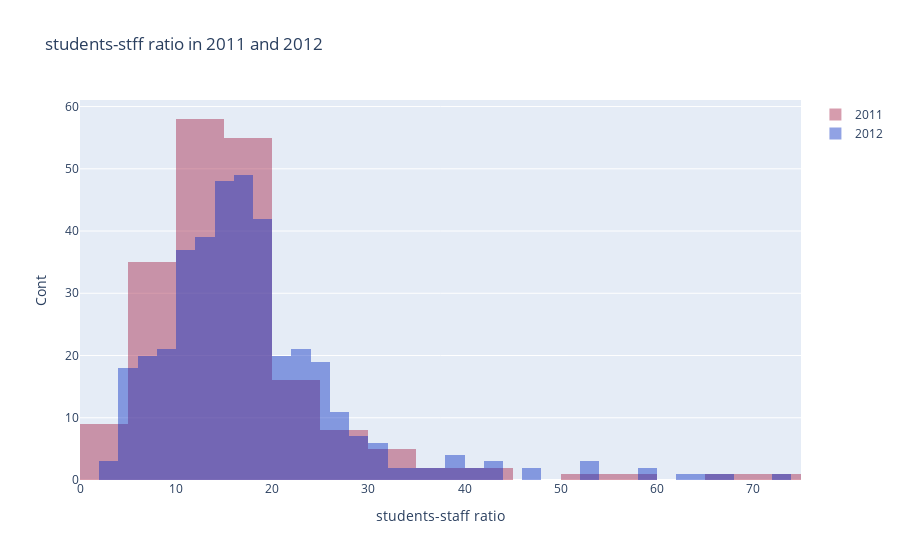

Notebook code for this chart:
### Code cell
trace1=go.Histogram(
    x=x2011,
    opacity=.8,
    name='2011',
    marker=dict(color='rgba(171,50,86,.6)')
)
trace2=go.Histogram(
    x=x2012,
    opacity=.75,
    name='2012',
    marker=dict(color='rgba(12,50,196,.6)')
)

data=[trace1, trace2]

layout=go.Layout(
    barmode='overlay',
    title='students-stff ratio in 2011 and 2012',
    xaxis=dict(title='students-staff ratio'),
    yaxis=dict(title='Cont')
)
fig=go.Figure(data=data, layout=layout)
py.offline.iplot(fig)

### Figure 1 — Plotly figure (JSON) as saved in the notebook; plotly's stock layout.template omitted (floating-point values rounded to 4 significant figures; data arrays with more than 128 entries replaced by an {"elided": "..."} marker saying what was removed)
{"data": [{"marker": {"color": "rgba(171,50,86,.6)"}, "name": "2011", "opacity": 0.8, "type": "histogram", "x": {"elided": "200 float values"}}, {"marker": {"color": "rgba(12,50,196,.6)"}, "name": "2012", "opacity": 0.75, "type": "histogram", "x": {"elided": "402 float values"}}], "layout": {"barmode": "overlay", "title": {"text": "students-stff ratio in 2011 and 2012"}, "xaxis": {"title": {"text": "students-staff ratio"}}, "yaxis": {"title": {"text": "Cont"}}}}
